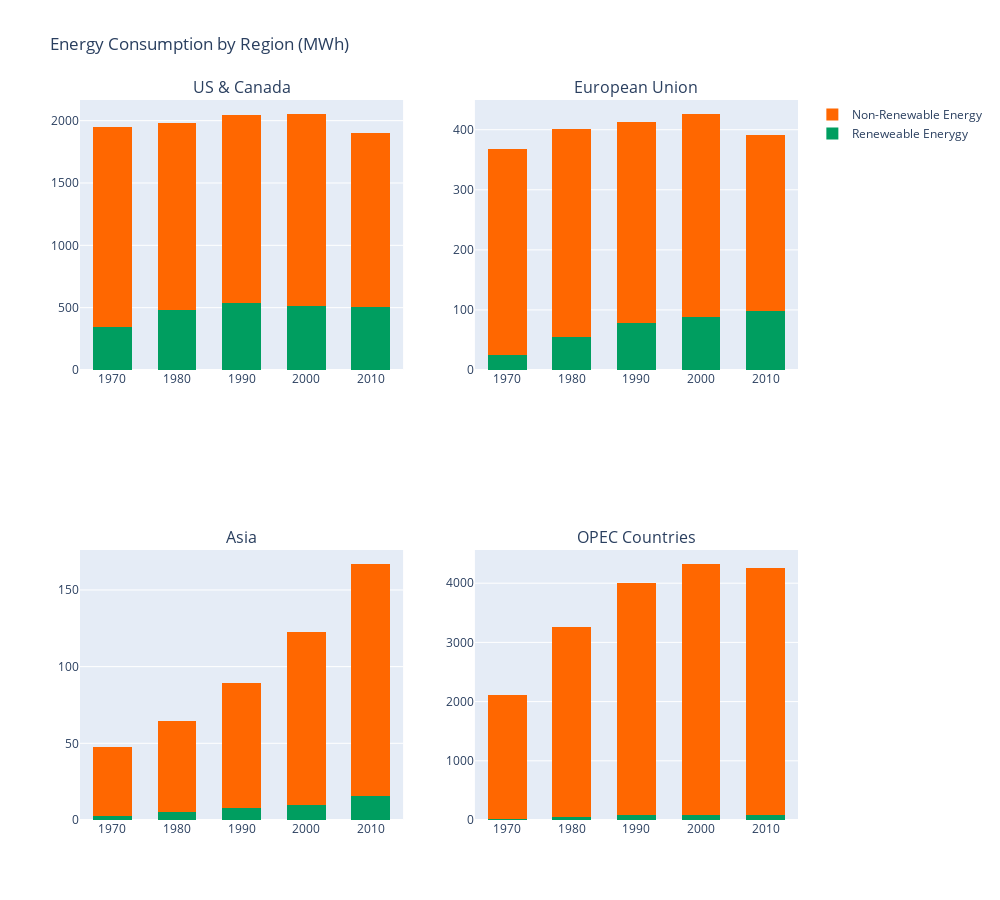

Notebook cell for this chart:
### Code cell
fig = make_subplots(rows=2,
                    cols=2,
                    subplot_titles=("US & Canada", "European Union", "Asia", "OPEC Countries"))

fig.add_trace(go.Bar(x=df_region[df_region['Entity']=='US & Canada']['Decade'].sort_values(),
                     y=df_region[df_region['Entity']=='US & Canada']['TotalRenewablePerCap']/1000,
                     name='Reneweable Enerygy',
                     marker=dict(color='#009e60')
                     ), row=1, col=1)

fig.add_trace(go.Bar(x=df_region[df_region['Entity']=='US & Canada']['Decade'].sort_values(),
                     y=df_region[df_region['Entity']=='US & Canada']['TotalNonRenewablePerCap']/1000,
                     name='Non-Renewable Energy',
                     marker=dict(color='#ff6700')
                     ), row=1, col=1)

fig.add_trace(go.Bar(x=df_region[df_region['Entity']=='European Union (27)']['Decade'].sort_values(),
                     y=df_region[df_region['Entity']=='European Union (27)']['TotalRenewablePerCap']/1000,
                    #  name='Reneweable Enerygy',
                     marker=dict(color='#009e60',),
                     showlegend = False
                     ), row=1, col=2)

fig.add_trace(go.Bar(x=df_region[df_region['Entity']=='European Union (27)']['Decade'].sort_values(),
                     y=df_region[df_region['Entity']=='European Union (27)']['TotalNonRenewablePerCap']/1000,
                    #  name='Non-Renewable Energy',
                     marker=dict(color='#ff6700'),
                     showlegend = False
                     ), row=1, col=2)

fig.add_trace(go.Bar(x=df_region[df_region['Entity']=='Asia']['Decade'].sort_values(),
                     y=df_region[df_region['Entity']=='Asia']['TotalRenewablePerCap']/1000,
                    #  name='Reneweable Enerygy',
                     marker=dict(color='#009e60'),
                     showlegend = False
                     ), row=2, col=1)

fig.add_trace(go.Bar(x=df_region[df_region['Entity']=='Asia']['Decade'].sort_values(),
                     y=df_region[df_region['Entity']=='Asia']['TotalNonRenewablePerCap']/1000,
                    #  name='Non-Renewable Energy',
                     marker=dict(color='#ff6700'),
                     showlegend = False
                     ), row=2, col=1)

fig.add_trace(go.Bar(x=df_region[df_region['Entity']=='OPEC']['Decade'].sort_values(),
                     y=df_region[df_region['Entity']=='OPEC']['TotalRenewablePerCap']/1000,
                    #  name='Reneweable Enerygy',
                     marker=dict(color='#009e60'),
                     showlegend = False
                     ), row=2, col=2)

fig.add_trace(go.Bar(x=df_region[df_region['Entity']=='OPEC']['Decade'].sort_values(),
                     y=df_region[df_region['Entity']=='OPEC']['TotalNonRenewablePerCap']/1000,
                    #  name='Non-Renewable Energy',
                     marker=dict(color='#ff6700'),
                     showlegend = False
                     ), row=2, col=2)

fig.update_traces(marker_line_width=0)

fig.update_layout(height=900,
                  width=1000,
                  bargap=0.4,
                  barmode='stack',
                  title_text="Energy Consumption by Region (MWh)",
                  xaxis=dict(tickvals = df_region['Decade'].unique()),
                  xaxis2=dict(tickvals = df_region['Decade'].unique()),
                  xaxis3=dict(tickvals = df_region['Decade'].unique()),
                  xaxis4=dict(tickvals = df_region['Decade'].unique())
                  )

fig.show()

### Figure 1 — Plotly figure (JSON) as saved in the notebook; plotly's stock layout.template omitted (floating-point values rounded to 4 significant figures)
{"data": [{"marker": {"color": "#009e60", "line": {"width": 0}}, "name": "Reneweable Enerygy", "type": "bar", "x": [1970, 1970, 1980, 1980, 1990, 1990, 2000, 2000, 2010, 2010], "xaxis": "x", "y": [280.4, 62.61, 394.0, 88.49, 423.5, 114.7, 401.0, 112.2, 388.0, 117.8], "yaxis": "y"}, {"marker": {"color": "#ff6700", "line": {"width": 0}}, "name": "Non-Renewable Energy", "type": "bar", "x": [1970, 1970, 1980, 1980, 1990, 1990, 2000, 2000, 2010, 2010], "xaxis": "x", "y": [715.9, 887.8, 703.9, 791.3, 707.9, 800.0, 765.3, 778.9, 721.6, 672.8], "yaxis": "y"}, {"marker": {"color": "#009e60", "line": {"width": 0}}, "showlegend": false, "type": "bar", "x": [1970, 1980, 1990, 2000, 2010], "xaxis": "x2", "y": [25.57, 54.91, 77.66, 87.85, 98.06], "yaxis": "y2"}, {"marker": {"color": "#ff6700", "line": {"width": 0}}, "showlegend": false, "type": "bar", "x": [1970, 1980, 1990, 2000, 2010], "xaxis": "x2", "y": [341.7, 346.4, 335.0, 339.1, 292.4], "yaxis": "y2"}, {"marker": {"color": "#009e60", "line": {"width": 0}}, "showlegend": false, "type": "bar", "x": [1970, 1980, 1990, 2000, 2010], "xaxis": "x3", "y": [2.871, 5.321, 7.752, 9.935, 15.67], "yaxis": "y3"}, {"marker": {"color": "#ff6700", "line": {"width": 0}}, "showlegend": false, "type": "bar", "x": [1970, 1980, 1990, 2000, 2010], "xaxis": "x3", "y": [44.79, 59.51, 81.55, 112.4, 151.6], "yaxis": "y3"}, {"marker": {"color": "#009e60", "line": {"width": 0}}, "showlegend": false, "type": "bar", "x": [1970, 1970, 1970, 1970, 1970, 1970, 1970, 1980, 1980, 1980, 1980, 1980, 1980, 1980, 1990, 1990, 1990, 1990, 1990, 1990, 1990, 2000, 2000, 2000, 2000, 2000, 2000, 2000, 2010, 2010, 2010, 2010, 2010, 2010, 2010], "xaxis": "x4", "y": [0.8093, 3.374, 1.11, 0, 0, 0, 19.42, 0.4937, 4.21, 2.218, 0, 0, 0, 39.05, 0.2089, 3.692, 7.834, 0, 0, 0, 68.49, 0.1989, 4.212, 4.396, 0, 0.0001221, 0.00222, 78.66, 0.2704, 6.392, 2.592, 0.1433, 0.05163, 1.939, 67.3], "yaxis": "y4"}, {"marker": {"color": "#ff6700", "line": {"width": 0}}, "showlegend": false, "type": "bar", "x": [1970, 1970, 1970, 1970, 1970, 1970, 1970, 1980, 1980, 1980, 1980, 1980, 1980, 1980, 1990, 1990, 1990, 1990, 1990, 1990, 1990, 2000, 2000, 2000, 2000, 2000, 2000, 2000, 2010, 2010, 2010, 2010, 2010, 2010, 2010], "xaxis": "x4", "y": [44.57, 87.92, 49.15, 773.6, 408.1, 514.9, 210.0, 118.4, 117.4, 93.39, 661.8, 535.3, 1422.0, 257.5, 110.1, 169.5, 137.0, 748.3, 594.1, 1913.0, 251.1, 110.2, 266.8, 113.6, 1260.0, 709.3, 1523.0, 262.5, 145.9, 337.3, 132.1, 1150.0, 887.3, 1296.0, 232.7], "yaxis": "y4"}], "layout": {"annotations": [{"font": {"size": 16}, "showarrow": false, "text": "US & Canada", "x": 0.225, "xanchor": "center", "xref": "paper", "y": 1, "yanchor": "bottom", "yref": "paper"}, {"font": {"size": 16}, "showarrow": false, "text": "European Union", "x": 0.775, "xanchor": "center", "xref": "paper", "y": 1, "yanchor": "bottom", "yref": "paper"}, {"font": {"size": 16}, "showarrow": false, "text": "Asia", "x": 0.225, "xanchor": "center", "xref": "paper", "y": 0.375, "yanchor": "bottom", "yref": "paper"}, {"font": {"size": 16}, "showarrow": false, "text": "OPEC Countries", "x": 0.775, "xanchor": "center", "xref": "paper", "y": 0.375, "yanchor": "bottom", "yref": "paper"}], "bargap": 0.4, "barmode": "stack", "height": 900, "title": {"text": "Energy Consumption by Region (MWh)"}, "width": 1000, "xaxis": {"anchor": "y", "domain": [0, 0.45], "tickvals": [1970, 1980, 1990, 2000, 2010]}, "xaxis2": {"anchor": "y2", "domain": [0.55, 1], "tickvals": [1970, 1980, 1990, 2000, 2010]}, "xaxis3": {"anchor": "y3", "domain": [0, 0.45], "tickvals": [1970, 1980, 1990, 2000, 2010]}, "xaxis4": {"anchor": "y4", "domain": [0.55, 1], "tickvals": [1970, 1980, 1990, 2000, 2010]}, "yaxis": {"anchor": "x", "domain": [0.625, 1]}, "yaxis2": {"anchor": "x2", "domain": [0.625, 1]}, "yaxis3": {"anchor": "x3", "domain": [0, 0.375]}, "yaxis4": {"anchor": "x4", "domain": [0, 0.375]}}}
